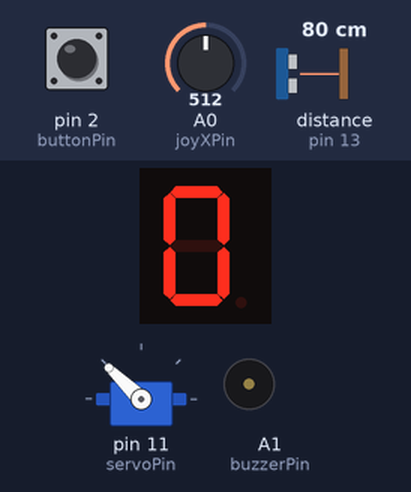
Bench run of a sketch on a simulated Arduino Mega 2560, built with avr-gcc and run on an emulated ATmega2560. Shown: 1-digit seven-segment display, servo, buzzer (waves = sounding). Wiring (inferred from the names in the program): ultrasonic range finder: trigger pin 12; echo pin 13; 1-digit 7-segment display, segments lit when HIGH: segments pin 3, pin 4, pin 5, pin 6, pin 7, pin 8, pin 10, pin 9. Inputs (shaded band) come from the test bench; at power-on: distance to the obstacle (sensor on pin 13) 80 cm, pin 2 (buttonPin) LOW, A0 (joyXPin) = 512. The echo pulse lasts 58.3 µs per cm; the segment pins are drawn as the display they are named for; what the sketch prints to the serial monitor is not drawn.

Above: at 1.2 s.
1.3 s: distance to the obstacle (sensor on pin 13) set to 13 cm
At 1.65 s:
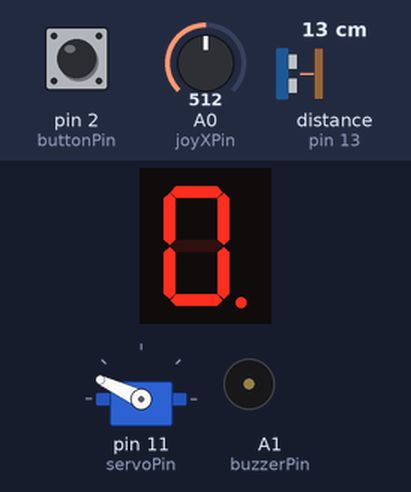
3.9 s: distance to the obstacle (sensor on pin 13) set to 10 cm
At 4.35 s:
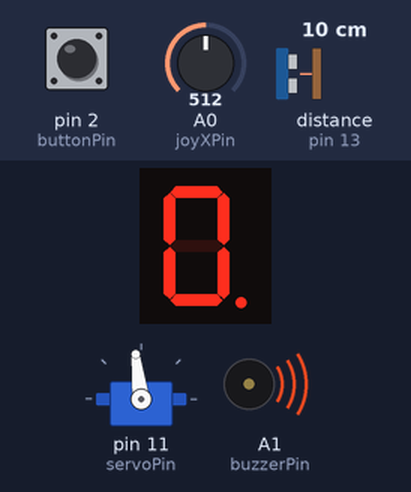
6.6 s: pin 2 (buttonPin) pulled HIGH for 0.15 s
At 7.3 s:
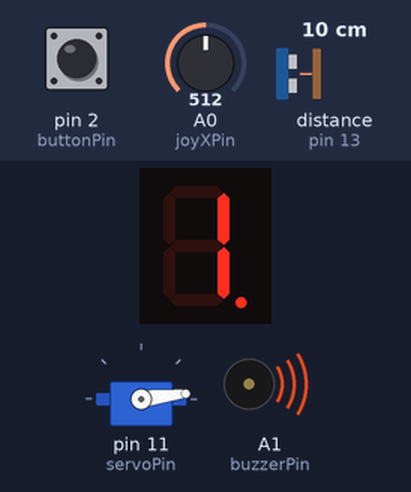
8.2 s: distance to the obstacle (sensor on pin 13) set to 35 cm
At 8.7 s:
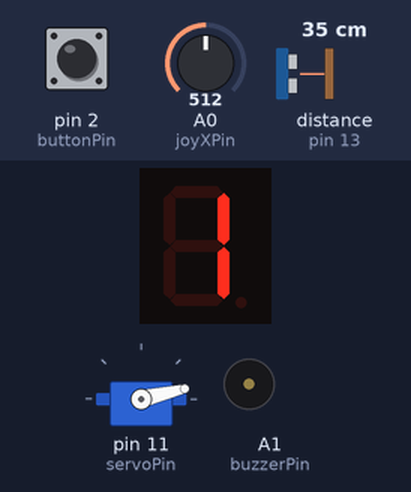
10.6 s: pin 2 (buttonPin) pulled HIGH for 1 s
At 11.4 s:
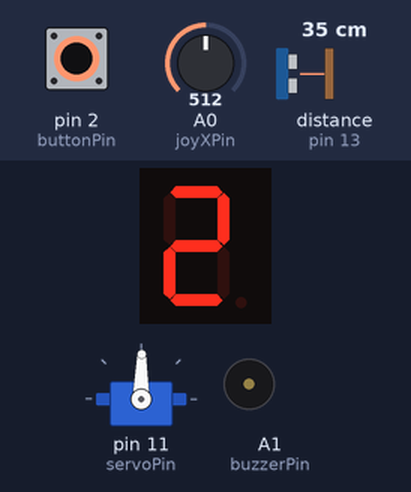
Timing chart, 0 to 13.6 s (numbered marks = the images above; inputs shaded):
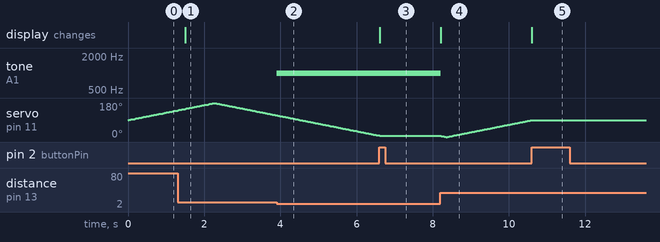

The sketch:

ServoSonarRadar.ino
```cpp
#include <Servo.h>

const int servoPin = 11;
const int trigPin = 12;
const int echoPin = 13;
const int buzzerPin = A1;
const int ledPin = 9;
const int buttonPin = 2;
const int joyXPin = A0;
const int A = 3;
const int B = 4;
const int C = 5;
const int D = 6;
const int E = 7;
const int F = 8;
const int G = 10;

// Servo
Servo myServo;
int servoAngle = 90;
int sweepDir = 1;

// Mode
int mode = 0;

// Button
int buttonState = LOW;
int lastButtonState = LOW;

// Proximity
int distance = 0;
int ledRange = 20;
int buzzRange = 10;

// Joystick
int deadZone = 100;

// Timing
int sweepSpeed = 25;
int pingDelay = 50;
int joySpeed = 15;
unsigned long now = 0;
unsigned long lastSweepTime = 0;
unsigned long lastPingTime = 0;
unsigned long lastJoyTime = 0;

// Function declarations
long getDistance();
void displayMode(int m);
void zero();
void one();
void two();

void setup() {
  myServo.attach(servoPin);
  pinMode(trigPin, OUTPUT);
  pinMode(echoPin, INPUT);
  pinMode(ledPin, OUTPUT);
  pinMode(buttonPin, INPUT);
  pinMode(A, OUTPUT);
  pinMode(B, OUTPUT);
  pinMode(C, OUTPUT);
  pinMode(D, OUTPUT);
  pinMode(E, OUTPUT);
  pinMode(F, OUTPUT);
  pinMode(G, OUTPUT);
  myServo.write(servoAngle);
  displayMode(mode);
  Serial.begin(9600);
}

void loop() {
  now = millis();

  // Button
  buttonState = digitalRead(buttonPin);
  bool risingEdge = (buttonState == HIGH && lastButtonState == LOW);

  if (risingEdge) {
    mode = (mode + 1) % 3;
    displayMode(mode);
  }

  // Ping
  if (now - lastPingTime >= pingDelay) {
    lastPingTime = now;
    distance = getDistance();
    Serial.print(servoAngle);
    Serial.print(",");
    Serial.print(distance);
    Serial.print(".");
  }

  // Buzzer
  if (distance > 0 && distance <= buzzRange) {
    tone(buzzerPin, 1000);
  } else {
    noTone(buzzerPin);
  }

  // LED
  if (distance > 0 && distance <= ledRange) {
    digitalWrite(ledPin, HIGH);
  } else {
    digitalWrite(ledPin, LOW);
  }

  // Mode 0 - Sweep
  if (mode == 0) {
    if (now - lastSweepTime >= sweepSpeed) {
      lastSweepTime = now;
      servoAngle += sweepDir;
      if (servoAngle >= 180 || servoAngle <= 0) sweepDir = -sweepDir;
      myServo.write(servoAngle);
    }
  }
  // Mode 1 - Pause on detection
  else if (mode == 1) {
    if (distance == 0 || distance > ledRange) {
      if (now - lastSweepTime >= sweepSpeed) {
        lastSweepTime = now;
        servoAngle += sweepDir;
        if (servoAngle >= 180 || servoAngle <= 0) sweepDir = -sweepDir;
        myServo.write(servoAngle);
      }
    }
  }
  // Mode 2 - Joystick
  else if (mode == 2) {
    if (now - lastJoyTime >= joySpeed) {
      lastJoyTime = now;
      int joyVal = analogRead(joyXPin);
      if (joyVal > 512 + deadZone) {
        servoAngle = constrain(servoAngle + 1, 0, 180);
        myServo.write(servoAngle);
      } else if (joyVal < 512 - deadZone) {
        servoAngle = constrain(servoAngle - 1, 0, 180);
        myServo.write(servoAngle);
      }
    }
  }

  lastButtonState = buttonState;
}

long getDistance() {
  digitalWrite(trigPin, LOW);
  delayMicroseconds(2);
  digitalWrite(trigPin, HIGH);
  delayMicroseconds(10);
  digitalWrite(trigPin, LOW);
  long duration = pulseIn(echoPin, HIGH, 10000);
  return duration * 0.034 / 2;
}

void displayMode(int m) {
  if (m == 0) zero();
  else if (m == 1) one();
  else if (m == 2) two();
}

void zero() {
  digitalWrite(A, HIGH);
  digitalWrite(B, HIGH);
  digitalWrite(C, HIGH);
  digitalWrite(D, HIGH);
  digitalWrite(E, HIGH);
  digitalWrite(F, HIGH);
  digitalWrite(G, LOW);
}

void one() {
  digitalWrite(A, LOW);
  digitalWrite(B, HIGH);
  digitalWrite(C, HIGH);
  digitalWrite(D, LOW);
  digitalWrite(E, LOW);
  digitalWrite(F, LOW);
  digitalWrite(G, LOW);
}

void two() {
  digitalWrite(A, HIGH);
  digitalWrite(B, HIGH);
  digitalWrite(C, LOW);
  digitalWrite(D, HIGH);
  digitalWrite(E, HIGH);
  digitalWrite(F, LOW);
  digitalWrite(G, HIGH);
}
```

Measured:
- the behaviour switches between 12 and 11 cm on distance to the obstacle (sensor on pin 13) (found by bisection; images 1 and 2)
- after the input at 1.3 s, the display: changes after 0.20 s (image 1)
- after the input at 3.9 s, tone on A1 (buzzerPin): silent → 1000 Hz at once
- after the input at 6.6 s, servo on pin 11 (servoPin): goes on until 6.6 s, then stays 7°; the display: changes at once (image 3)
- after the input at 8.2 s, tone on A1 (buzzerPin): 1000 Hz → silent at once; the display: changes at once (image 4)
- after the input at 10.6 s, servo on pin 11 (servoPin): goes on until 10.6 s, then stays 89°; the display: changes at once (image 5)
